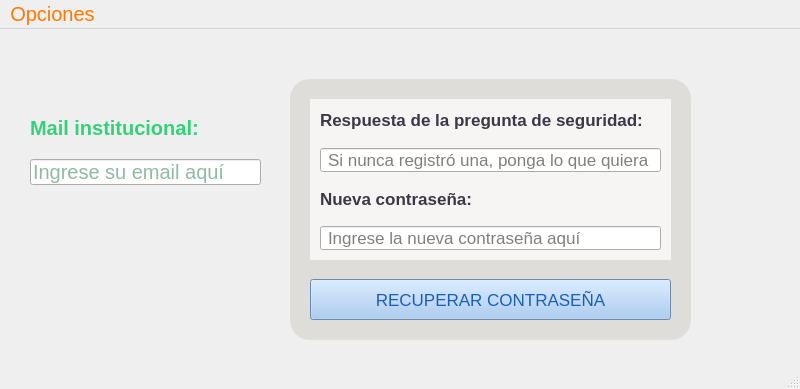
<?xml version="1.0" encoding="UTF-8"?>
<ui version="4.0">
 <class>olvide_mi_contrasena</class>
 <widget class="QMainWindow" name="olvide_mi_contrasena">
  <property name="geometry">
   <rect>
    <x>0</x>
    <y>0</y>
    <width>800</width>
    <height>389</height>
   </rect>
  </property>
  <property name="windowTitle">
   <string>MainWindow</string>
  </property>
  <widget class="QWidget" name="centralwidget">
   <widget class="QPushButton" name="btnRecuperar">
    <property name="geometry">
     <rect>
      <x>310</x>
      <y>250</y>
      <width>361</width>
      <height>41</height>
     </rect>
    </property>
    <property name="font">
     <font>
      <pointsize>13</pointsize>
      <fontweight>DemiBold</fontweight>
     </font>
    </property>
    <property name="styleSheet">
     <string notr="true">color: rgb(26, 95, 180);
background-color: rgb(153, 193, 241);</string>
    </property>
    <property name="text">
     <string>RECUPERAR CONTRASEÑA</string>
    </property>
   </widget>
   <widget class="QLabel" name="label_3">
    <property name="geometry">
     <rect>
      <x>310</x>
      <y>70</y>
      <width>361</width>
      <height>161</height>
     </rect>
    </property>
    <property name="styleSheet">
     <string notr="true">background-color: rgb(246, 245, 244);</string>
    </property>
    <property name="text">
     <string/>
    </property>
   </widget>
   <widget class="QLabel" name="label_2">
    <property name="geometry">
     <rect>
      <x>290</x>
      <y>50</y>
      <width>401</width>
      <height>261</height>
     </rect>
    </property>
    <property name="styleSheet">
     <string notr="true">border-radius: 20px;
background-color: rgb(222, 221, 218);</string>
    </property>
    <property name="text">
     <string/>
    </property>
   </widget>
   <widget class="QWidget" name="verticalLayoutWidget">
    <property name="geometry">
     <rect>
      <x>320</x>
      <y>70</y>
      <width>341</width>
      <height>151</height>
     </rect>
    </property>
    <layout class="QVBoxLayout" name="verticalLayout">
     <item>
      <widget class="QLabel" name="label_pregunta">
       <property name="font">
        <font>
         <pointsize>13</pointsize>
         <bold>true</bold>
        </font>
       </property>
       <property name="text">
        <string>&lt;html&gt;&lt;head/&gt;&lt;body&gt;&lt;p&gt;&lt;span style=&quot; color:#3d3846;&quot;&gt;Respuesta de la pregunta de seguridad:&lt;/span&gt;&lt;/p&gt;&lt;/body&gt;&lt;/html&gt;</string>
       </property>
       <property name="wordWrap">
        <bool>true</bool>
       </property>
      </widget>
     </item>
     <item>
      <widget class="QLineEdit" name="lEdit_respuesta">
       <property name="font">
        <font>
         <pointsize>13</pointsize>
        </font>
       </property>
       <property name="styleSheet">
        <string notr="true">padding-left: 5px;</string>
       </property>
       <property name="text">
        <string/>
       </property>
       <property name="frame">
        <bool>true</bool>
       </property>
       <property name="placeholderText">
        <string>Si nunca registró una, ponga lo que quiera</string>
       </property>
       <property name="cursorMoveStyle">
        <enum>Qt::CursorMoveStyle::VisualMoveStyle</enum>
       </property>
       <property name="clearButtonEnabled">
        <bool>false</bool>
       </property>
      </widget>
     </item>
     <item>
      <widget class="QLabel" name="label_respuesta">
       <property name="font">
        <font>
         <pointsize>13</pointsize>
         <bold>true</bold>
        </font>
       </property>
       <property name="text">
        <string>&lt;html&gt;&lt;head/&gt;&lt;body&gt;&lt;p&gt;&lt;span style=&quot; color:#3d3846;&quot;&gt;Nueva contraseña:&lt;/span&gt;&lt;/p&gt;&lt;/body&gt;&lt;/html&gt;</string>
       </property>
      </widget>
     </item>
     <item>
      <widget class="QLineEdit" name="lEdit_nuevaContrasena">
       <property name="font">
        <font>
         <pointsize>13</pointsize>
        </font>
       </property>
       <property name="styleSheet">
        <string notr="true">padding-left: 5px;</string>
       </property>
       <property name="text">
        <string/>
       </property>
       <property name="frame">
        <bool>true</bool>
       </property>
       <property name="placeholderText">
        <string>Ingrese la nueva contraseña aquí</string>
       </property>
       <property name="clearButtonEnabled">
        <bool>false</bool>
       </property>
      </widget>
     </item>
    </layout>
    <zorder>lEdit_nuevaContrasena</zorder>
    <zorder>label_respuesta</zorder>
    <zorder>label_pregunta</zorder>
    <zorder>lEdit_respuesta</zorder>
   </widget>
   <widget class="QLineEdit" name="lEdit_mail">
    <property name="geometry">
     <rect>
      <x>30</x>
      <y>130</y>
      <width>231</width>
      <height>26</height>
     </rect>
    </property>
    <property name="font">
     <font>
      <pointsize>15</pointsize>
      <fontweight>DemiBold</fontweight>
     </font>
    </property>
    <property name="styleSheet">
     <string notr="true">color: rgb(29, 119, 69);</string>
    </property>
    <property name="placeholderText">
     <string>Ingrese su email aquí</string>
    </property>
   </widget>
   <widget class="QLabel" name="label_respuesta_2">
    <property name="geometry">
     <rect>
      <x>30</x>
      <y>80</y>
      <width>181</width>
      <height>39</height>
     </rect>
    </property>
    <property name="font">
     <font>
      <pointsize>15</pointsize>
      <bold>true</bold>
     </font>
    </property>
    <property name="text">
     <string>&lt;html&gt;&lt;head/&gt;&lt;body&gt;&lt;p&gt;&lt;span style=&quot; color:#33d17a;&quot;&gt;Mail institucional:&lt;/span&gt;&lt;/p&gt;&lt;/body&gt;&lt;/html&gt;</string>
    </property>
   </widget>
   <zorder>label_2</zorder>
   <zorder>btnRecuperar</zorder>
   <zorder>label_3</zorder>
   <zorder>verticalLayoutWidget</zorder>
   <zorder>lEdit_mail</zorder>
   <zorder>label_respuesta_2</zorder>
  </widget>
  <widget class="QMenuBar" name="menubar">
   <property name="geometry">
    <rect>
     <x>0</x>
     <y>0</y>
     <width>800</width>
     <height>29</height>
    </rect>
   </property>
   <property name="font">
    <font>
     <pointsize>15</pointsize>
    </font>
   </property>
   <property name="styleSheet">
    <string notr="true">color: rgb(255, 120, 0);
alternate-background-color: rgb(255, 190, 111);
selection-background-color: rgb(255, 190, 111);</string>
   </property>
   <widget class="QMenu" name="menuOpciones">
    <property name="font">
     <font>
      <pointsize>13</pointsize>
     </font>
    </property>
    <property name="styleSheet">
     <string notr="true">selection-color: rgb(0, 0, 0);
color: rgb(0, 0, 0);</string>
    </property>
    <property name="title">
     <string>Opciones</string>
    </property>
    <addaction name="actionVolver"/>
    <addaction name="separator"/>
    <addaction name="actionSalir"/>
   </widget>
   <addaction name="menuOpciones"/>
  </widget>
  <widget class="QStatusBar" name="statusbar"/>
  <action name="actionVolver">
   <property name="icon">
    <iconset theme="QIcon::ThemeIcon::EditUndo"/>
   </property>
   <property name="text">
    <string>   Volver</string>
   </property>
  </action>
  <action name="actionSalir">
   <property name="icon">
    <iconset theme="QIcon::ThemeIcon::ApplicationExit"/>
   </property>
   <property name="text">
    <string>   Salir</string>
   </property>
  </action>
 </widget>
 <resources/>
 <connections/>
</ui>
